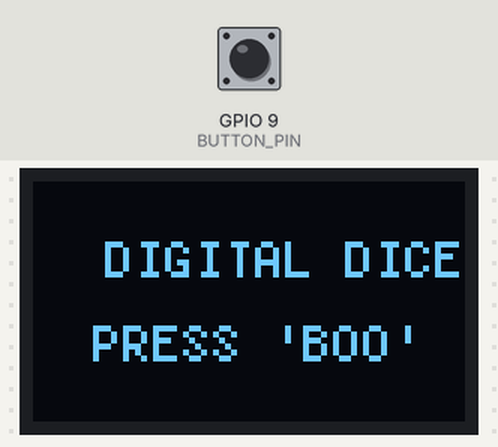
The sketch below on a simulated ESP32-C3. On the bench: 72×40 one-colour display. The inputs (shaded band) are chosen by the test bench; at power-on: GPIO 9 (BUTTON_PIN) HIGH. Random numbers use the default seed unless the sketch sets one.

Above: at 1.2 s.
1.3 s: GPIO 9 (BUTTON_PIN) pulled LOW for 0.15 s
At 1.84 s:
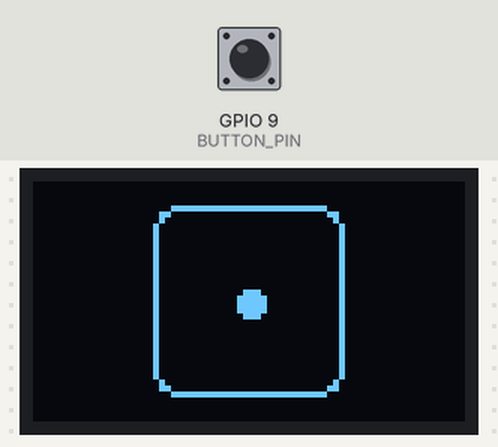
At 3.6 s:
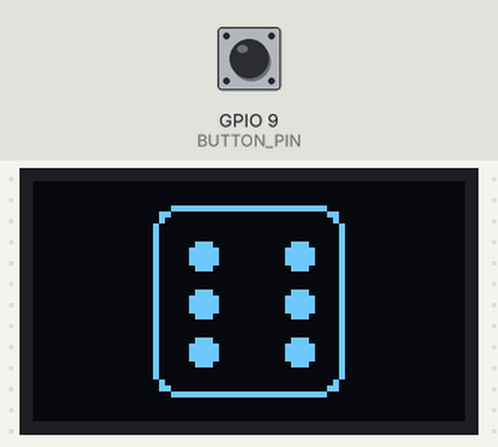
Timing chart, 0 to 5.1 s (numbered marks = the images above; inputs shaded):
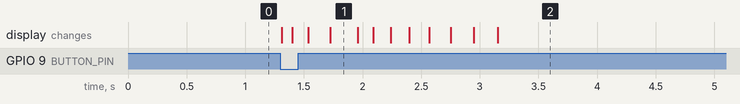

The sketch:

Digital_Dice.ino
```cpp
/*
 * ============================================================================
 * PROJECT: 01 - Digital Dice
 * BOARD:   ESP32-C3 Super Mini (with built-in 72x40 SSD1306 OLED)
 * ============================================================================
 *
 * WHAT THIS PROGRAM DOES:
 * - Displays a classic six-sided dice face on your tiny OLED screen.
 * - When you press the onboard button labeled "BOOT" (or "BOO"), it triggers
 *   a rolling animation that gradually slows down and lands on a random number (1-6).
 *
 * HARDWARE CONNECTIONS (Pre-wired on board):
 * - Screen I2C Clock (SCL) -> GPIO 6
 * - Screen I2C Data (SDA)  -> GPIO 5
 * - Onboard BOOT Button    -> GPIO 9
 *
 * HOW TO FLASH:
 * 1. Select Board: "ESP32C3 Dev Module"
 * 2. Select your Port (COM port on Windows, /dev/cu.usb... on Mac).
 * 3. Make sure "USB CDC On Boot" is set to "Enabled" in Tools.
 * 4. Click the "Upload" arrow button in the Arduino IDE.
 * ============================================================================
 */

#include <Arduino.h>
#include <U8g2lib.h>
#include <Wire.h>

// Initialize the 72x40 OLED display using hardware I2C
// SCL is pinned to GPIO 6, SDA is pinned to GPIO 5
U8G2_SSD1306_72X40_ER_F_HW_I2C u8g2(U8G2_R0, /* reset=*/ U8X8_PIN_NONE, /* clock=*/ 6, /* data=*/ 5);

// The onboard button is wired to GPIO 9 (active LOW: reads 0 when pressed)
const int BUTTON_PIN = 9;

int diceValue = 1;

// Draws a standard rounded dice box and the correct dot pattern (pips)
void drawDice(int value) {
  u8g2.clearBuffer(); // Clear the internal graphics memory

  // Center a 32x32 dice box on the 72x40 display
  const int bx = 20; // X offset: (72 - 32) / 2 = 20
  const int by = 4;  // Y offset: (40 - 32) / 2 = 4
  u8g2.drawRFrame(bx, by, 32, 32, 4); // Draw rounded rectangle outline

  // Column and row pixel positions for the dice dots (pips)
  int xL = bx + 8;   // Left column
  int xC = bx + 16;  // Center column
  int xR = bx + 24;  // Right column

  int yT = by + 8;   // Top row
  int yC = by + 16;  // Center row
  int yB = by + 24;  // Bottom row

  int r = 2; // Radius of each dot

  // Draw center dot for odd numbers (1, 3, 5)
  if (value == 1 || value == 3 || value == 5) {
    u8g2.drawDisc(xC, yC, r);
  }

  // Draw top-left and bottom-right dots (2, 3, 4, 5, 6)
  if (value >= 2) {
    u8g2.drawDisc(xL, yT, r);
    u8g2.drawDisc(xR, yB, r);
  }

  // Draw top-right and bottom-left dots (4, 5, 6)
  if (value >= 4) {
    u8g2.drawDisc(xR, yT, r);
    u8g2.drawDisc(xL, yB, r);
  }

  // Draw middle-left and middle-right dots (6 only)
  if (value == 6) {
    u8g2.drawDisc(xL, yC, r);
    u8g2.drawDisc(xR, yC, r);
  }

  u8g2.sendBuffer(); // Push graphics from memory to physical screen
}

// Simulates the dice tumbling and slowing down before stopping
void rollAnimation() {
  for (int i = 0; i < 15; i++) {
    int tempVal = (esp_random() % 6) + 1; // Pick a random value 1-6
    drawDice(tempVal);
    delay(30 + (i * 12)); // Add delay each cycle to simulate friction/deceleration
  }
}

void setup() {
  // Use internal pull-up resistor: button pin stays HIGH until pressed to GND
  pinMode(BUTTON_PIN, INPUT_PULLUP);

  // Turn on and configure the display
  u8g2.begin();
  u8g2.setContrast(255); // Max brightness

  // Welcome splash screen
  u8g2.clearBuffer();
  u8g2.setFont(u8g2_font_5x7_tf);
  u8g2.drawStr(12, 16, "DIGITAL DICE");
  u8g2.drawStr(10, 30, "PRESS 'BOO'");
  u8g2.sendBuffer();
}

void loop() {
  // Check if button is pushed down
  if (digitalRead(BUTTON_PIN) == LOW) {
    rollAnimation();

    // Pick final true random roll using ESP32 hardware RNG
    diceValue = (esp_random() % 6) + 1;
    drawDice(diceValue);

    // Debounce: pause until user lifts finger off button
    while (digitalRead(BUTTON_PIN) == LOW) {
      delay(10);
    }
    delay(100); // Short settle time to avoid double-triggers
  }
}
```

Measured:
- after the input at 1.3 s, the display: first changes at once (image 1 shows a later state)
